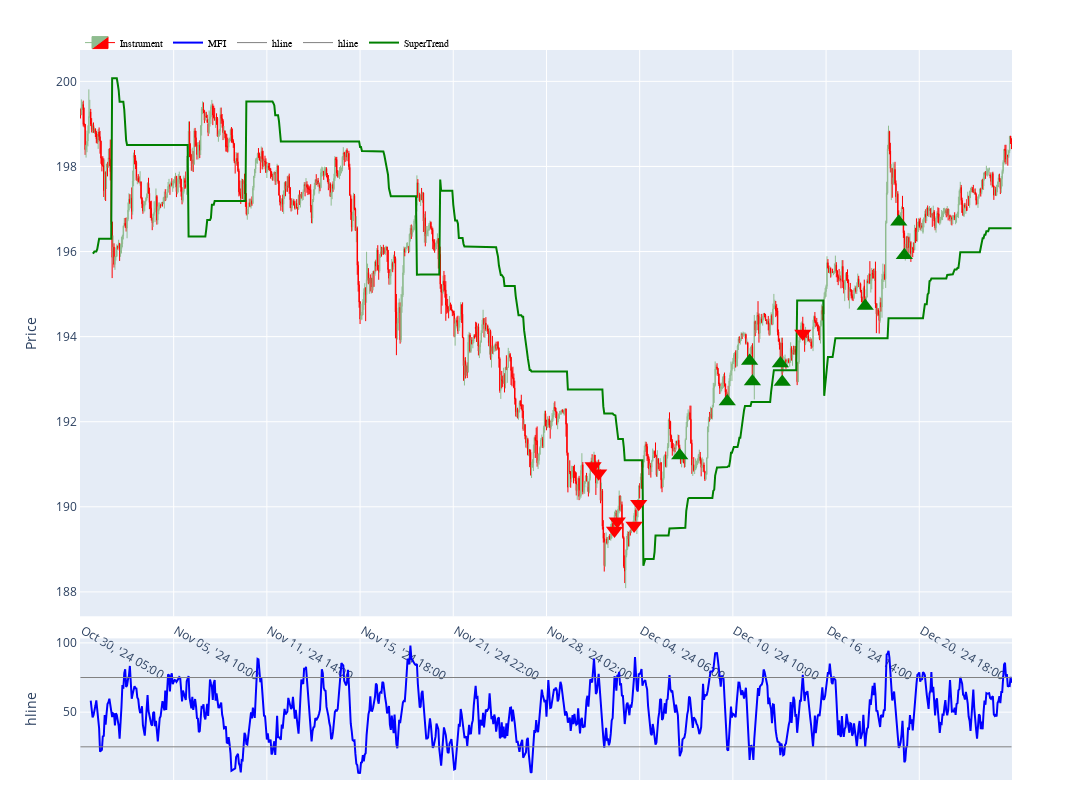

Notebook source saved alongside this figure:
### Code cell
gz = Galgoz()
indicators=gz.indicators(
    MFI(bt.data, window=11), 
    Hline(bt.data, yvalue=75), 
    Hline(bt.data, yvalue=25), 
    SuperTrend(bt.data, line_color="green"),
    )

fig = gz.plot_candles(bt.data, indicators=indicators, show=False, width=1400, height=800)
# Plot the BUY signals, labelled as 1 in the 'signals' column. Use the mid_l price to plot the signal and use a green triangle up marker.
fig.add_trace(go.Scatter(x=bt.data.time_str[bt.data['signals'] == 1], y=bt.data['mid_l'][bt.data['signals'] == 1], mode='markers', marker=dict(color='green', symbol='triangle-up', size=15), customdata=bt.data['signals'][bt.data['signals'] == 1], hovertemplate='Buy Signal', showlegend=False))
# Now SELL signals, labelled as -1 in the 'signals' column. Use the mid_l price to plot the signal and use a red triangle down marker.
fig.add_trace(go.Scatter(x=bt.data.time_str[bt.data['signals'] == -1], y=bt.data['mid_l'][bt.data['signals'] == -1], mode='markers', marker=dict(color='red', symbol='triangle-down', size=15), customdata=bt.data['signals'][bt.data['signals'] == -1], hovertemplate='Sell Signal', showlegend=False))

### Figure 1 — Plotly figure (JSON) as saved in the notebook; plotly's stock layout.template omitted (floating-point values rounded to 4 significant figures; data arrays with more than 128 entries replaced by an {"elided": "..."} marker saying what was removed)
{"data": [{"close": {"elided": "1000 float values"}, "decreasing": {"fillcolor": "red", "line": {"color": "red"}}, "high": {"elided": "1000 float values"}, "hoverinfo": "y+x", "increasing": {"fillcolor": "darkseagreen", "line": {"color": "darkseagreen"}}, "line": {"width": 1}, "low": {"elided": "1000 float values"}, "name": "Instrument", "opacity": 1, "open": {"elided": "1000 float values"}, "showlegend": true, "type": "candlestick", "x": {"elided": "1000 str values"}, "xaxis": "x", "yaxis": "y"}, {"hoverinfo": "y+x", "line": {"color": "blue", "width": 2}, "marker": {"color": "blue", "size": 5, "symbol": "circle"}, "mode": "lines", "name": "MFI", "type": "scatter", "x": {"elided": "1000 str values"}, "xaxis": "x", "y": {"elided": "1000 float values"}, "yaxis": "y2"}, {"hoverinfo": "y+x", "line": {"color": "grey", "width": 1}, "marker": {"color": "blue", "size": 5, "symbol": "circle"}, "mode": "lines", "name": "hline", "type": "scatter", "x": {"elided": "1000 str values"}, "xaxis": "x", "y": {"elided": "1000 int values"}, "yaxis": "y2"}, {"hoverinfo": "y+x", "line": {"color": "grey", "width": 1}, "marker": {"color": "blue", "size": 5, "symbol": "circle"}, "mode": "lines", "name": "hline", "type": "scatter", "x": {"elided": "1000 str values"}, "xaxis": "x", "y": {"elided": "1000 int values"}, "yaxis": "y2"}, {"hoverinfo": "y+x", "line": {"color": "green", "width": 2}, "marker": {"color": "blue", "size": 5, "symbol": "circle"}, "mode": "lines", "name": "SuperTrend", "type": "scatter", "x": {"elided": "1000 str values"}, "xaxis": "x", "y": {"elided": "1000 float values"}, "yaxis": "y"}, {"customdata": [1, 1, 1, 1, 1, 1, 1, 1, 1], "hovertemplate": "Buy Signal", "marker": {"color": "green", "size": 15, "symbol": "triangle-up"}, "mode": "markers", "showlegend": false, "type": "scatter", "x": [" Dec 06, '24 01:00", " Dec 10, '24 04:00", " Dec 11, '24 04:00", " Dec 11, '24 07:00", " Dec 12, '24 13:00", " Dec 12, '24 15:00", " Dec 18, '24 08:00", " Dec 19, '24 20:00", " Dec 20, '24 02:00"], "y": [191.2, 192.5, 193.4, 192.9, 193.4, 192.9, 194.7, 196.7, 195.9]}, {"customdata": [-1, -1, -1, -1, -1, -1, -1], "hovertemplate": "Sell Signal", "marker": {"color": "red", "size": 15, "symbol": "triangle-down"}, "mode": "markers", "showlegend": false, "type": "scatter", "x": [" Dec 02, '24 04:00", " Dec 02, '24 10:00", " Dec 03, '24 03:00", " Dec 03, '24 06:00", " Dec 04, '24 00:00", " Dec 04, '24 05:00", " Dec 13, '24 13:00"], "y": [191.0, 190.8, 189.4, 189.7, 189.6, 190.1, 194.1]}], "layout": {"height": 800, "hoverlabel": {"bgcolor": "rgba(255,255,255,0.5)"}, "hovermode": "x unified", "legend": {"bgcolor": "rgba(255,255,255,0)", "font": {"color": "black", "family": "sans-serif", "size": 10}, "orientation": "h", "traceorder": "normal", "x": 0, "y": 1.03}, "margin": {"b": 20, "t": 50}, "width": 1400, "xaxis": {"anchor": "y", "domain": [0, 1], "matches": "x", "rangeslider": {"visible": false}, "showline": true, "showspikes": true, "spikecolor": "green", "spikemode": "across", "spikesnap": "cursor", "tickvals": [" Oct 30, '24 05:00", " Nov 05, '24 10:00", " Nov 11, '24 14:00", " Nov 15, '24 18:00", " Nov 21, '24 22:00", " Nov 28, '24 02:00", " Dec 04, '24 06:00", " Dec 10, '24 10:00", " Dec 16, '24 14:00", " Dec 20, '24 18:00"]}, "xaxis2": {"anchor": "y2", "domain": [0, 1], "matches": "x", "showline": true, "showspikes": true, "showticklabels": false, "spikecolor": "green", "spikemode": "across", "spikesnap": "cursor", "tickvals": [" Oct 30, '24 05:00", " Nov 05, '24 10:00", " Nov 11, '24 14:00", " Nov 15, '24 18:00", " Nov 21, '24 22:00", " Nov 28, '24 02:00", " Dec 04, '24 06:00", " Dec 10, '24 10:00", " Dec 16, '24 14:00", " Dec 20, '24 18:00"]}, "yaxis": {"anchor": "x", "domain": [0.224, 1], "showline": true, "showspikes": true, "showticklabels": true, "spikecolor": "green", "spikemode": "across", "spikesnap": "cursor", "title": {"text": "Price"}}, "yaxis2": {"anchor": "x2", "domain": [0, 0.194], "showline": true, "showspikes": true, "showticklabels": true, "spikecolor": "green", "spikemode": "across", "spikesnap": "cursor", "title": {"text": "hline"}}}}
